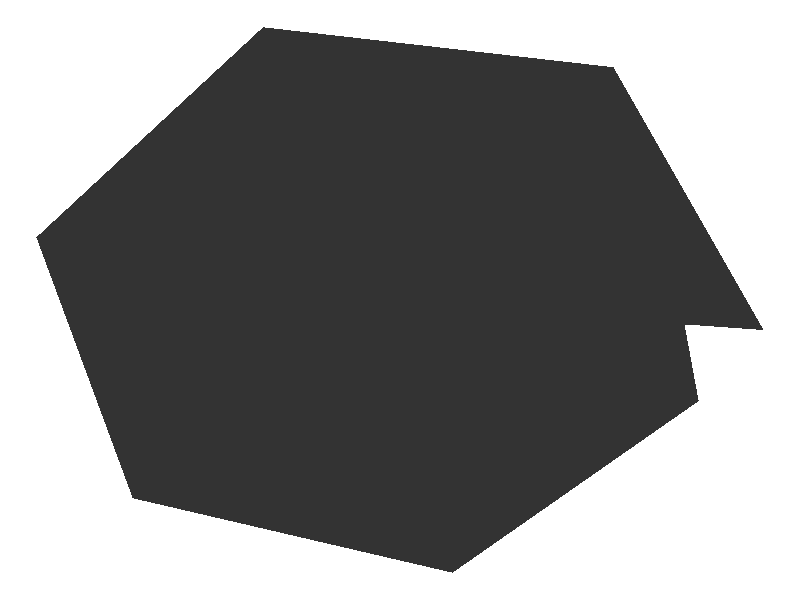

Here is the R script that generated this plot:
## ---- chunk 1
knitr::opts_chunk$set(
  comment = NA, 
  echo = TRUE, 
  warning = TRUE, 
  message = TRUE, 
  fig.width = 11, 
  fig.height = 8.5,
  error = TRUE
)
## ---- chunk 2
# import libraries
library(tidyverse)
## ---- chunk 3
df <- data.frame(x = 0, y = 0)

n <- 500

for (i in 2:n) {
  df[i, 1] <- df[i - 1, 1] + ((0.98)^i) * cos(i)
  df[i, 2] <- df[i - 1, 2] + ((0.98)^i) * sin(i)
}

ggplot2::ggplot(df, aes(x, y)) +
  geom_polygon()+
  theme_void()
